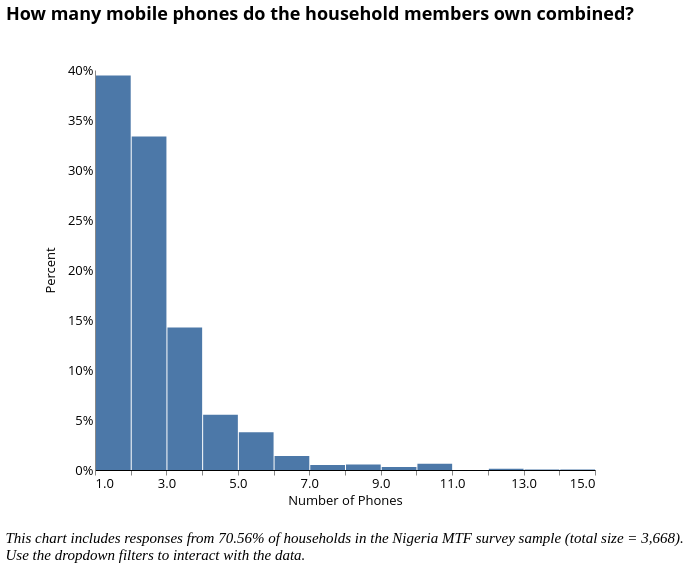

Write a Vega-Lite specification for this figure.
### Vega-Lite specification from a JSON file in a GitHub repository (floating-point values rounded to 4 significant figures; data arrays with more than 128 entries replaced by an {"elided": "..."} marker saying what was removed)
{"width": 800, "height": 400, "config": {"title": {"fontSize": 18, "font": "Open Sans", "anchor": "center", "fontColor": "#000000"}, "axisX": {"domain": true, "domainColor": "#000000", "grid": false, "labelFont": "Open Sans", "labelFontSize": 13, "titleFont": "Open Sans", "titleFontSize": 13, "titleFontWeight": "normal", "title": "X Axis Title (units)", "labelAngle": 0}, "axisY": {"domain": true, "grid": false, "gridColor": "#DEDDDD", "gridWidth": 1, "labelFont": "Open Sans", "labelFontSize": 13, "labelAngle": 0, "ticks": false, "titleFont": "Open Sans", "titleFontSize": 13, "titleFontWeight": "normal", "titlePadding": 10, "title": "Y Axis Title (units)"}, "range": {"category": ["#2980B9", "#003366", "#FFAE19", "#FF4500", "#438B28", "#45B39D", "#99ADC1", "#212F3C"]}, "legend": {"labelFont": "Open Sans", "labelFontSize": 13, "symbolType": "square", "symbolSize": 100, "titleFont": "Open Sans", "titleFontSize": 13, "titleFontWeight": "normal", "title": "Legend", "orient": "right", "offset": 0, "labelLimit": 0}, "tooltip": {"font": "Open Sans"}, "view": {"stroke": "transparent", "text": {"font": "Open Sans", "color": ["#2980B9", "#003366", "#FFAE19", "#FF4500", "#438B28", "#45B39D", "#99ADC1", "#212F3C"], "fontSize": 13, "align": "right", "fontWeight": 400, "size": 13}, "bar": {"size": 40, "binSpacing": 1, "continuousBandSize": 30, "discreteBandSize": 30, "fill": ["#2980B9", "#003366", "#FFAE19", "#FF4500", "#438B28", "#45B39D", "#99ADC1", "#212F3C"], "stroke": false}}}, "concat": [{"mark": "bar", "encoding": {"tooltip": [{"field": "c183", "title": "Response (Binned)", "type": "quantitative"}, {"aggregate": "sum", "field": "pct", "format": ".2%", "title": "Percentage", "type": "quantitative"}], "x": {"axis": {"title": "Number of Phones"}, "bin": {"extent": [1, 15], "step": 1}, "field": "c183", "scale": {"clamp": true, "domain": [1, 15]}, "type": "quantitative"}, "y": {"aggregate": "sum", "axis": {"format": "%"}, "field": "pct", "title": "Percent", "type": "quantitative"}}, "height": 400, "selection": {"selector011": {"type": "single", "fields": ["locality"], "bind": {"input": "select", "options": [null, 0, 1], "labels": ["National", "Urban", "Rural"], "name": "Locality Breakdown  "}}, "selector012": {"type": "single", "fields": ["elc_aggr_tier"], "bind": {"input": "select", "options": [null, "Tier 0", "Tier 1", "Tier 2", "Tier 3", "Tier 4", "Tier 5"], "labels": ["All Tiers", "Tier 0", "Tier 1", "Tier 2", "Tier 3", "Tier 4", "Tier 5"], "name": "Electricity Tier  "}}}, "title": {"text": ["How many mobile phones do the household members own combined?"], "color": "black", "subtitleColor": "black", "offset": 40}, "transform": [{"joinaggregate": [{"op": "count", "field": "*", "as": "total"}]}, {"calculate": "1 / datum.total", "as": "pct"}, {"bin": {"maxbins": 20}, "field": "m", "as": "mbin"}, {"filter": {"selection": "selector011"}}, {"filter": {"selection": "selector012"}}], "width": 500}], "data": {"name": "data-533cc7111477df0a71b1282302b28d0b"}, "title": {"text": ["", "", "This chart includes responses from 70.56% of households in the Nigeria MTF survey sample (total size = 3,668).", "Use the dropdown filters to interact with the data."], "anchor": "start", "baseline": "bottom", "font": "Times New Roman", "fontSize": 15, "fontStyle": "italic", "fontWeight": "normal", "orient": "bottom"}, "$schema": "https://vega.github.io/schema/vega-lite/v4.17.0.json", "datasets": {"data-533cc7111477df0a71b1282302b28d0b": {"elided": "2588 records"}}}
